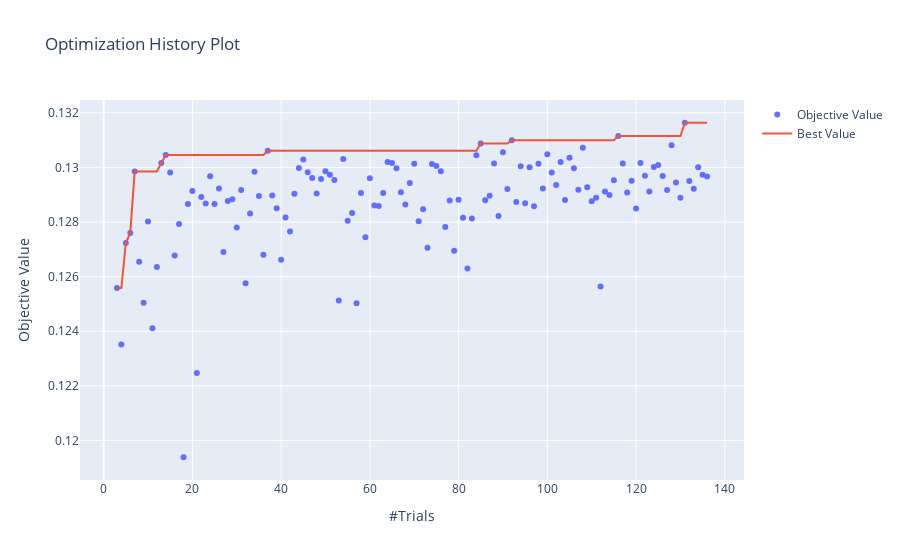

Notebook code cell kept with this figure:
### Code cell
plot_optimization_history(study)

### Figure 1 — Plotly figure (JSON) as saved in the notebook; plotly's stock layout.template omitted (floating-point values rounded to 4 significant figures; data arrays with more than 128 entries replaced by an {"elided": "..."} marker saying what was removed)
{"data": [{"mode": "markers", "name": "Objective Value", "type": "scatter", "x": {"elided": "134 int values"}, "y": {"elided": "134 float values"}}, {"name": "Best Value", "type": "scatter", "x": {"elided": "134 int values"}, "y": {"elided": "134 float values"}}], "layout": {"autosize": true, "title": {"text": "Optimization History Plot"}, "xaxis": {"autorange": true, "range": [-5.214, 144.2], "title": {"text": "#Trials"}, "type": "linear"}, "yaxis": {"autorange": true, "range": [0.1184, 0.1326], "title": {"text": "Objective Value"}, "type": "linear"}}}
